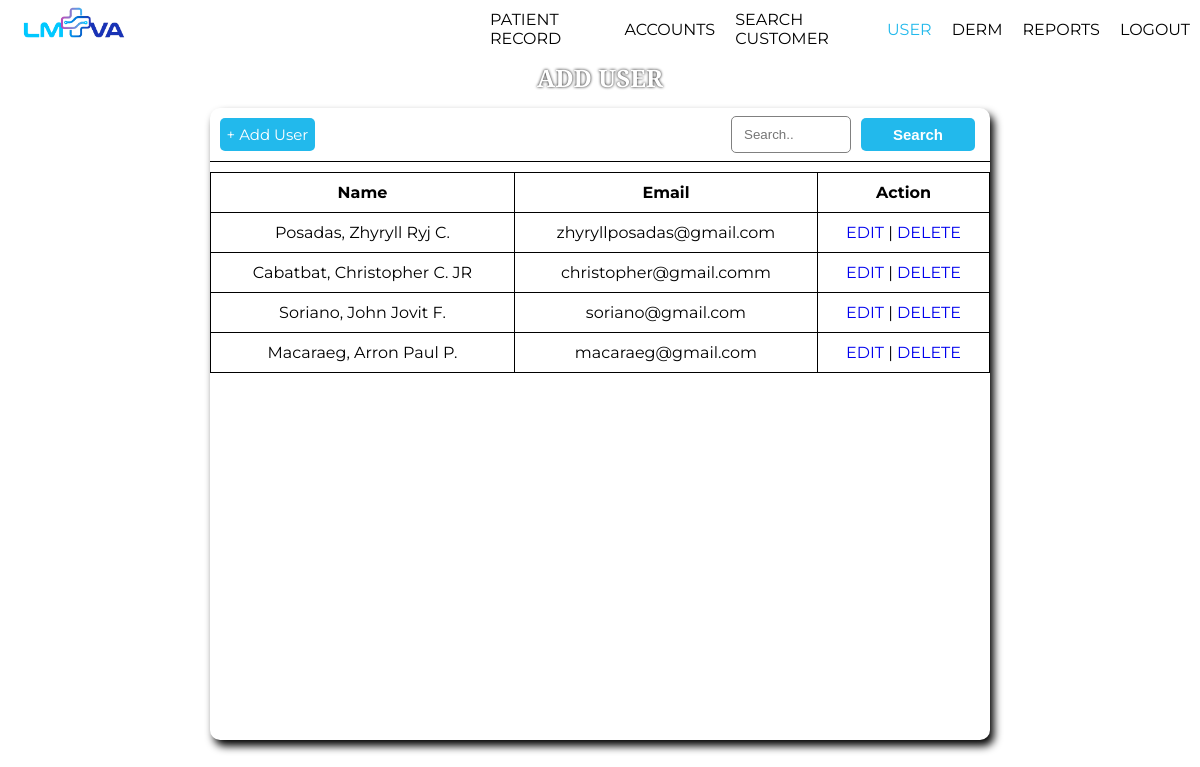
/adminUser.php, run on the app's committed database.
### tables this page shows
CREATE TABLE `addinguser` (
  `staffid` int(2) NOT NULL,
  `sfname` varchar(255) NOT NULL,
  `slname` varchar(255) NOT NULL,
  `sinitial` varchar(255) NOT NULL,
  `snameextension` varchar(255) NOT NULL,
  `semail` varchar(255) NOT NULL,
  `spassword` int(2) NOT NULL
);

### adminUser.php (the view, shortened to what this page needs)
<!DOCTYPE html>
<html lang="en">
<head>
    <link rel="stylesheet" href="style.css">
</head>
<body>
    <div class="adminHome">
        <div class="adminNav">
            <div class="adminLogo">
                <a href="adminHome.php"><img src="img/lmva-logo.png"></a>
            </div>
            <div class="adminLinks">
                <a href="#" class="navigation">PATIENT RECORD</a>
                <a href="adminHome.php" class="navigation">ACCOUNTS</a>
                <a href="adminSearch.php" class="navigation">SEARCH CUSTOMER</a>
                <a href="adminUser.php" style="color: #22b9ec" class="navigation">USER</a>
                <a href="adminDerm.php" class="navigation">DERM</a>
                <a href="adminReports.php" class="navigation">REPORTS</a>
                <a href="adminLogin.php" class="navigation">LOGOUT</a>
            </div>
        </div>
        <div class="administrator">
            <h2>ADD USER</h2>
        </div>
    </div>
    <div class="adminBody">
            <form class="adminsUserAdd" method="post">
                <div class="userHeader">
                    <div class="userAdding">
                        <a href="userAddStaff.php">+ Add User</a>
                    </div>
                    <div class="userSearch">
                        <input type="text" name="search-staff" placeholder="Search..">
                        <input type="submit" name="submit-staff" value="Search" class="submitCus">
                    </div>
                </div>
                <div class="userBody">
                    <table class="adminAcc">
                        <tr style="font-weight: bold; text-align: center;">
                            <td>Name</td>
                            <td>Email</td>
                            <td>Action</td>
                        </tr>
                        <?php
                        include 'db/connection.php';
                        if(isset($_POST['submit-staff'])){
                            $select = mysqli_query($connection, "SELECT * FROM addinguser where staffid LIKE '%".$_POST['search-staff']."%' or sfname LIKE '%".$_POST['search-staff']."%'
                            or slname LIKE '%".$_POST['search-staff']."%' or semail LIKE '%".$_POST['search-staff']."%'");
                        }else{
                            $select = mysqli_query($connection, "SELECT * FROM addinguser");
                        }
                        while($result = mysqli_fetch_object($select)){
                        ?>
                        <tr style="text-align: center;">
                            <td><?=$result->slname?>, <?=$result->sfname?> <?=$result->sinitial?> <?=$result->snameextension?></td>
                            <td><?=$result->semail?></td>
                            <td class="staffAction">
                                <a href="userAddStaff.php?edit=<?=$result->staffid?>">EDIT</a> |
                                <a href="db/delete.php?deleteStaff=<?=$result->staffid?>">DELETE</a>
                            </td>
                        </tr>
                        <?php } ?>
                    </table>
                </div>
                <div class="userFooter"></div>
            </form>
    </div>
</body>
</html>

### style.css (style rules this page uses)
body { padding: 0; margin: 0; font-family: 'Montserrat', sans-serif; }
.accRes, tr, td { border: 1px solid; padding: 10px; border-collapse: collapse; color: white; }
.adminHome { flex: 1; display: flex; flex-direction: column; }
.adminNav { background-color: #ffffff; flex: 1; display: flex; flex-direction: row; }
.adminLogo { flex: 1; display: flex; align-items: center; }
.adminLogo img { height: 50px; width: auto; filter: saturate(150%); margin-left: 20px; cursor: pointer; }
.adminLinks { flex: 1.5; display: flex; justify-content: space-around; align-items: center; }
.adminLinks a { padding: 10px; cursor: pointer; border-radius: 5px; color: black; text-decoration: none; font-family: 'Montserrat', sans-serif; }
.administrator { flex: 1; display: flex; justify-content: center; align-items: center; font-family: 'Inria Serif', serif; }
.administrator h2 { text-shadow: 0 0 3px black; line-height: 0; color: white; }
.adminBody { flex: 8; display: flex; justify-content: center; align-items: center; }
.adminAcc { border: 1px solid; border-collapse: collapse; margin-top: 10px; width: 100%; }
.adminAcc tr td { color: black; }
.searchCustomer,tr,td { border: 1px solid; border-collapse: collapse; text-align: center; }
.adminsUserAdd { background-color: #fff; width: 65%; height: 90%; border-radius: 10px; margin-top: -50px; display: flex; flex-direction: column; box-shadow: 4px 6px 8px black; }
.userHeader { flex: 1; display: flex; border-radius: 10px 10px 0 0; padding: 0 10px; border-bottom: 1px solid black; }
.userAdding { flex: 1; display: flex; align-items: center; padding: 10px 0; justify-content: start; }
.userAdding a { border-radius: 5px; width: 25%; height: 100%; background-color: #22b9ec; color: #fff; font-size: 15px; border: none; text-indent: 0; text-decoration: none; display: flex; justify-content: center; align-items: center; }
.userSearch { flex: 1; display: flex; align-items: center; padding: 10px 0; justify-content:end; }
.userSearch input { border-radius: 5px; border: 1px solid gray; height: 100%; width: 30%; margin: 0 5px; text-indent: 10px; }
.userSearch .submitCus { width: 30%; height: 100%; cursor: pointer; background-color: #22b9ec; color: white; font-size: 15px; font-weight: bold; border-radius: 5px; border: none; text-indent: 0; }
.userBody { flex: 10; display: flex; justify-content: center; align-items: start; }
.userBody table { border-collapse: collapse; border-radius: 10px; width: 100%; }
.userFooter { flex: 1; border-radius: 0 0 10px 10px; padding: 0 10px; display: flex; align-items: center; }
.adminAcc tr td a { text-decoration: none; }

### adminUser.php (style rules this page uses)
body { padding: 0; margin: 0; height: 100vh; display: flex; flex-direction: column; background-size: cover; background-position: center; animation-name: animate; animation-direction: alternate-reverse; animation-duration: 30s; animation-fill-mode: forwards; animation-iteration-count: infinite; animation-play-state: running; animation-timing-function: ease-in-out; }

### data on the page
addinguser: slname "Posadas", sfname "Zhyryll Ryj", sinitial "C.", semail "zhyryllposadas@gmail.com"
addinguser: slname "Cabatbat", sfname "Christopher", sinitial "C.", snameextension "JR", semail "christopher@gmail.comm"
addinguser: slname "Soriano", sfname "John Jovit", sinitial "F.", semail "soriano@gmail.com"
addinguser: slname "Macaraeg", sfname "Arron Paul", sinitial "P.", semail "macaraeg@gmail.com"
